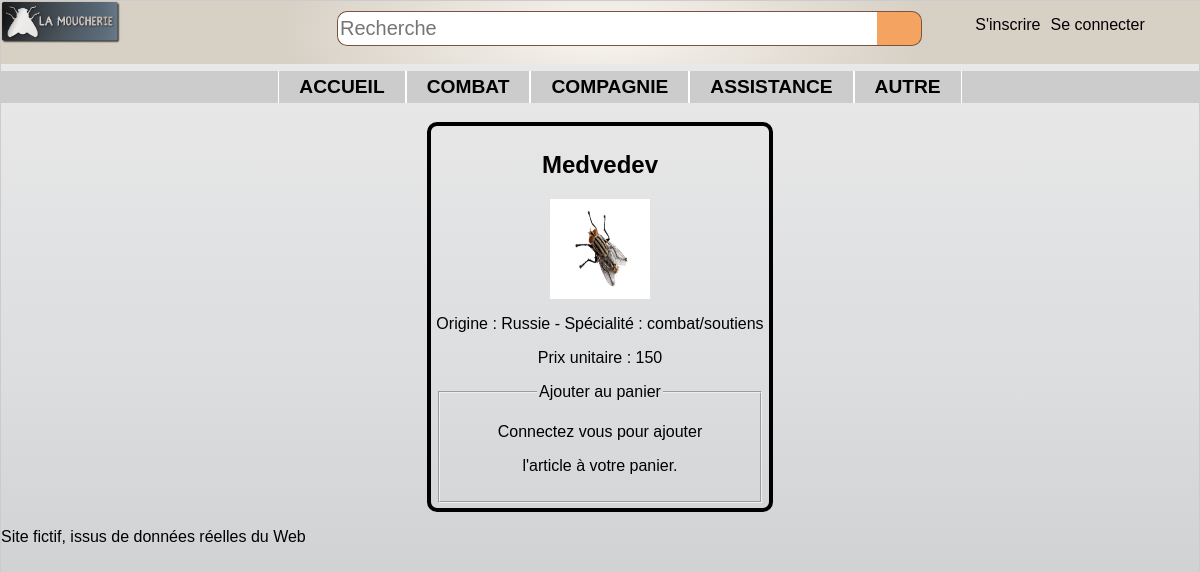
Page /controler/main.ctrl.php?cat=0&refArticle=3 on the committed database.
### tables this page shows
CREATE TABLE categorie (
	id INTEGER PRIMARY KEY,
	nom TEXT,
	pere INTEGER,
	FOREIGN KEY(pere) REFERENCES categorie(id)
);

CREATE TABLE article (
	ref INTEGER PRIMARY KEY,
	libelle TEXT,
	description TEXT,
	categorie INTEGER,
	prix REAL,
	image TEXT,
	FOREIGN KEY(categorie) REFERENCES categorie(id)
);

### controler/article.ctrl.php (called while the page is built, shortened)
<?php
$article = $dao->getArticle($_GET['refArticle']);
include("../view/article.view.php");
?>

### model/DAO.class.php (called while the page is built, shortened)
<?php
    $dao = new DAO();
    class DAO {
        private $db;
        function __construct() {
            try {
              $this->db = new PDO('sqlite:../data/db/lamoucherie.db');
            }
            catch (PDOException $e){
              die("erreur de connexion:".$e->getMessage());
            }
        }
        function getArticle( int $ref){
          $req = "SELECT * FROM article WHERE ref=$ref";
          $descripteur = $this->db->query($req);
          $result = $descripteur->fetchAll(PDO::FETCH_CLASS, 'Article');
          return $result[0];
        }
        function getAllCat() : array {
            $catPere = "SELECT * FROM categorie WHERE id=pere";
            $descripteur = $this->db->query($catPere);
            $resCatPere = $descripteur->fetchAll(PDO::FETCH_CLASS, 'Categorie');
            $resultat = array();
            foreach ($resCatPere as $key => $value) {
              $sousCatPere = "SELECT * FROM categorie WHERE pere=$value->id AND id!=pere";
              $descripteur = $this->db->query($sousCatPere);
              $resSousCatPere = $descripteur->fetchAll(PDO::FETCH_CLASS, 'Categorie');
              array_unshift($resSousCatPere, $value);
              $resultat[] = $resSousCatPere;
            }
            return $resultat;
        }
    }
    ?>

### view/article.view.php (the view, shortened to what this page needs)
<?php
include("../view/header.php");
echo '<section class="article">';
  echo"<div>";
    $PATH = '../view/imgArticles/';
    $img = $PATH.$article->image;
    echo "<h2>$article->libelle</h2>";
    echo "<p><img src='$img' /></p>";
    echo "<p>$article->description</p>";
    echo "<p>Prix unitaire : $article->prix</p>";
    echo"<fieldset>";
      echo"<legend> Ajouter au panier </legend>";
      if ($userConnected){
        echo "<form action=\"../controler/main.ctrl.php\" method=\"get\">";
          echo "<input type=\"hidden\" name=\"cat\" value=\"$cat\">";
          echo "<input type=\"hidden\" name=\"refArticle\" value=\"$article->ref\">";
          echo "<input type=\"number\" name=\"nb\" step=\"1\" value=\"1\" min=\"1\" max=\"50\">";
          echo "<input type=\"submit\" value=\"Valider\">";
        echo "</form>";
      }else{
        echo "<p>Connectez vous pour ajouter</p>";
        echo "<p>l'article à votre panier.</p>";
      }
    echo"</fieldset>";
  echo"</div>";
echo '</section>';
include("../view/footer.php");
?>

### view/header.php (shortened to what this page needs)
<html>
<head>
  <link rel="stylesheet" type="text/css" href="../view/design/style.css">
</head>
<body class="bridge">
  <header>
    <img src="../view/design/logo-moucherieTrans.png" alt="logo-moucherieTrans">
    <form class="formulaire" action="index.html" method="post">
      <input class="champ" type="text" placeholder="Recherche"/>
      <input class="bouton" type="button" value=" " />
    </form>
  </header>
  <nav class="connexion">
    <ul>
      <?php
          if ($userConnected){
            echo "<li>MON COMPTE";
              echo "<ul>";
                echo "<li><a href=\"../controler/main.ctrl.php?panier=1\">Mon panier</a></li>";
                echo "<li><a href=\"../controler/main.ctrl.php?infocompte=1\">Information compte</a></li>";
                if(  $_SESSION['statut'] == 'admin'){
                  echo "<li><a href=\"../controler/main.ctrl.php?admin=1\">Administration</a></li>";
                }
                echo "<li><a href=\"../controler/main.ctrl.php?deconnexion=1\">Déconnexion</a></li>";
              echo "</ul>";
            echo "</li>";
          }else{
            echo "<li><a href=\"../controler/main.ctrl.php?inscription=1\">S'inscrire</a></li>";
            echo "<li><form action=\"../controler/main.ctrl.php\" method=\"get\">Se connecter";
            echo "</form></li>";
          }
       ?>
    </ul>
  </nav>
  <nav class="menu">
    <ul>
      <li><a href="../controler/main.ctrl.php">accueil</a></li>
      <?php
        foreach ($listeCategorie as $key => $value) {
          if (sizeof($value)>1){
            $catPere = $value[0]->nom;
            $numCat = $value[0]->id;
            echo"<li><a href=\"../controler/main.ctrl.php?cat=$numCat\">$catPere</a>";
            echo"</li>";
          }else{
            $catPere = $value[0]->nom;
            $numCat = $value[0]->id;
            echo"<li><a href=\"../controler/main.ctrl.php?cat=$numCat\">$catPere</a></li>";
          }
        }
      ?>
    </ul>
  </nav>

### view/design/style.css (style rules this page uses)
.bridge { background-image: -webkit-linear-gradient(top, #EBEBEB 0%, #DCDDDF 48%, #C4C5C7 99%); background-image: linear-gradient(-180deg, #EBEBEB 0%, #DCDDDF 48%, #C4C5C7 99%); margin: 0px; }
body { font-family: HelveticaNeueW01-Thin,HelveticaNeueW02-Thin,HelveticaNeueW10-35Thin,sans-serif; margin: auto; border: 1px solid #CCC; box-shadow: 10px 10px 5px #888888; }
header { font-size:large; font-weight: bolder; width: 100%; border-left: none; border-right: none; margin: 0px; margin-top: 0px; padding: 0px; display: flex; position: fixed; justify-content: space-between; background-image: -webkit-radial-gradient(27% 185%, #F9F6F1 0%, #D7D0C5 100%); background-image: radial-gradient(27% 185%, #F9F6F1 0%, #D7D0C5 100%); }
.formulaire { display:flex; justify-content: flex-start; width: 50%; height: 35px; margin-top: 10px; margin-right: 22%; }
.formulaire .champ { width: 90%; height:35px; background-color: #ffff; border: solid 1px #7a5440; border-right: solid 0px; border-radius: 10px; border-top-right-radius: 0px; border-bottom-right-radius: 0px; font-family: arial, verdana, sans-serif; font-size: 20px; margin: 0px; padding: 2px; }
.formulaire .bouton { background-color: #F4A460; background-repeat: no-repeat; border-radius: 10px,10px,0px,0px; width: 45px; height: 100%; padding: 0px; margin: 0px; border-left: solid 0px; border-radius: 10px; border-top-left-radius: 0px; border-bottom-left-radius: 0px; vertical-align: top; border: solid 1px #7a5440; border-left: solid 0px; }
.connexion { width: 300px; height: auto; position: fixed; top : 0px; right: 10px; }
.connexion ul { list-style-type:none; display : flex; justify-content: center; }
.connexion ul li a { display: inline-block; margin-right: 10px; }
header img { width: 10%; height: 50%; }
.menu ul { background: #CCCCCC; font-size: 1.2em; list-style-type:none; display : flex; justify-content: center; margin-top : 70px; font-weight: bold; text-transform: uppercase; color : black; }
.menu ul li a { display: inline-block; padding:5px 20px; border-left: 1px solid white; border-right: 1px solid white; }
li a:link { text-decoration:none; color : black; }
section { display: flex; margin: auto; flex-wrap: wrap; justify-content :center; max-width: 840px; }
section div img { width: 100px; height: 100px; }
.article div { border: 4px solid black; border-radius: 10px; text-align: center; padding : 5px; }

### rows in the picture
categorie: nom "COMBAT"
categorie: nom "COMPAGNIE"
categorie: nom "ASSISTANCE"
categorie: nom "AUTRE"
article: libelle "Medvedev", image (picture), description "Origine : Russie - Spécialité : combat/soutiens", prix "150"
